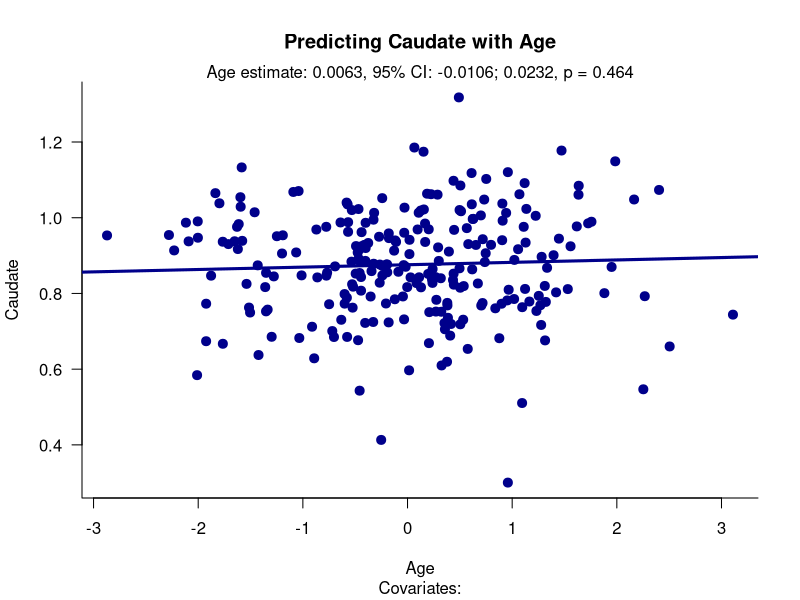
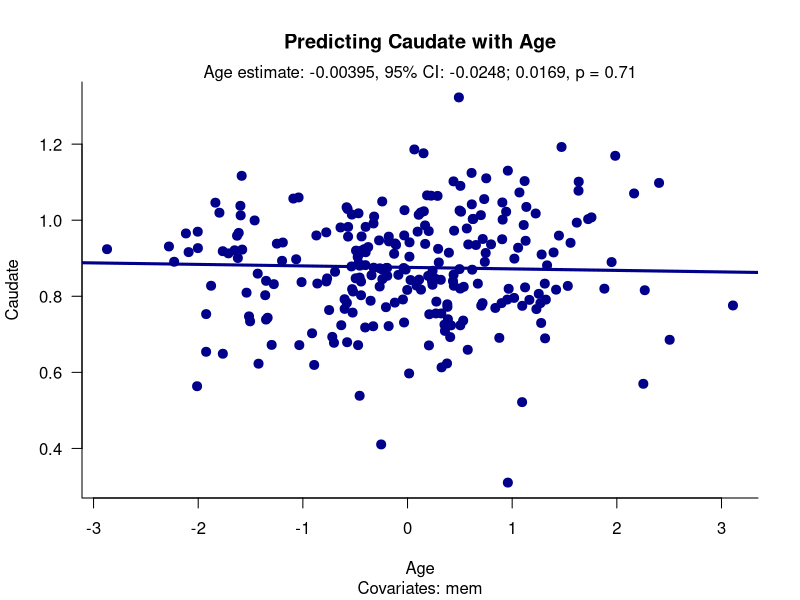

The R source for these figures, in order:
## ---- chunk 1
library(lava)
data(serotonin, package = 'lava')
serotonin$age.orig <- serotonin$age
serotonin$mem.orig <- serotonin$mem
serotonin$age <- mean(serotonin$age.orig) - serotonin$age.orig
serotonin$mem <- mean(serotonin$mem.orig) - serotonin$mem.orig

f <- 'cau ~ age'
l <- lm(f, data = serotonin)
adj <- l$residuals + l$coefficients[1]
plot(adj ~ serotonin[,'age'], pch = 19, cex = 1.2, bty = 'l', las = 1, xlab = 'Age', ylab = 'Caudate', col = 'darkblue')
abline(a = l$coefficients[1], b = l$coefficients['age'], col = 'darkblue', lwd = 3)
title(main = 'Predicting Caudate with Age', sub = 'Covariates:')
mtext(paste('Age estimate: ', signif(l$coefficients['age'],3), ', 95% CI: ', signif(confint(l)['age',1],3), '; ', signif(confint(l)['age',2],3), ', p = ', signif(summary(l)$coefficients['age',4],3), sep = ''))
## ---- chunk 2
# library(lava)
# data(serotonin, package = 'lava')
# serotonin$age.orig <- serotonin$age
# serotonin$mem.orig <- serotonin$mem
# serotonin$age <- mean(serotonin$age.orig) - serotonin$age.orig
# serotonin$mem <- mean(serotonin$mem.orig) - serotonin$mem.orig

f <- 'cau ~ age + mem'
l <- lm(f, data = serotonin)
adj <- l$residuals + l$coefficients[1] + l$coefficients['mem']*l$model[,'mem']
plot(adj ~ serotonin[,'age'], pch = 19, cex = 1.2, bty = 'l', las = 1, xlab = 'Age', ylab = 'Caudate', col = 'darkblue')
abline(a = l$coefficients[1], b = l$coefficients['age'], col = 'darkblue', lwd = 3)
title(main = 'Predicting Caudate with Age', sub = 'Covariates: mem')
mtext(paste('Age estimate: ', signif(l$coefficients['age'],3), ', 95% CI: ', signif(confint(l)['age',1],3), '; ', signif(confint(l)['age',2],3), ', p = ', signif(summary(l)$coefficients['age',4],3), sep = ''))
